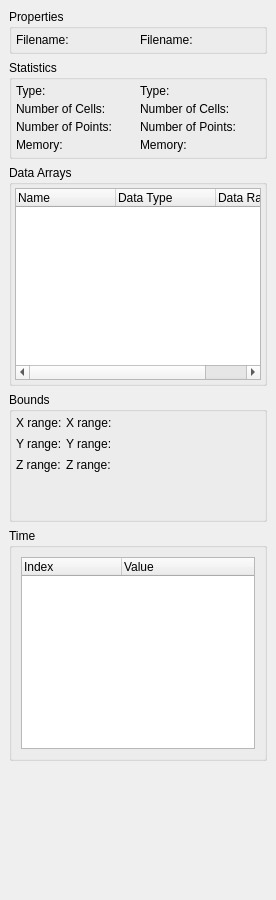
<ui version="4.0" >
 <class>pqProxyInformationWidget</class>
 <widget class="QWidget" name="pqProxyInformationWidget" >
  <property name="geometry" >
   <rect>
    <x>0</x>
    <y>0</y>
    <width>276</width>
    <height>900</height>
   </rect>
  </property>
  <property name="sizePolicy" >
   <sizepolicy>
    <hsizetype>7</hsizetype>
    <vsizetype>7</vsizetype>
    <horstretch>0</horstretch>
    <verstretch>0</verstretch>
   </sizepolicy>
  </property>
  <property name="windowTitle" >
   <string>Form</string>
  </property>
  <layout class="QVBoxLayout" >
   <property name="margin" >
    <number>9</number>
   </property>
   <property name="spacing" >
    <number>6</number>
   </property>
   <item>
    <widget class="QGroupBox" name="properties" >
     <property name="title" >
      <string>Properties</string>
     </property>
     <layout class="QGridLayout" >
      <property name="margin" >
       <number>4</number>
      </property>
      <property name="spacing" >
       <number>4</number>
      </property>
      <item row="0" column="0" >
       <widget class="QLabel" name="filenameLabel" >
        <property name="text" >
         <string>Filename:</string>
        </property>
       </widget>
      </item>
      <item row="0" column="1" >
       <widget class="QLabel" name="filename" >
        <property name="text" >
         <string>Filename:</string>
        </property>
       </widget>
      </item>
     </layout>
    </widget>
   </item>
   <item>
    <widget class="QGroupBox" name="groupBox" >
     <property name="title" >
      <string>Statistics</string>
     </property>
     <layout class="QGridLayout" >
      <property name="margin" >
       <number>4</number>
      </property>
      <property name="spacing" >
       <number>4</number>
      </property>
      <item row="3" column="1" >
       <widget class="QLabel" name="memory" >
        <property name="text" >
         <string>Memory:</string>
        </property>
       </widget>
      </item>
      <item row="2" column="1" >
       <widget class="QLabel" name="numberOfPoints" >
        <property name="text" >
         <string>Number of Points:</string>
        </property>
       </widget>
      </item>
      <item row="1" column="1" >
       <widget class="QLabel" name="numberOfCells" >
        <property name="text" >
         <string>Number of Cells:</string>
        </property>
       </widget>
      </item>
      <item row="0" column="1" >
       <widget class="QLabel" name="type" >
        <property name="text" >
         <string>Type:</string>
        </property>
       </widget>
      </item>
      <item row="3" column="0" >
       <widget class="QLabel" name="label_4" >
        <property name="text" >
         <string>Memory:</string>
        </property>
       </widget>
      </item>
      <item row="2" column="0" >
       <widget class="QLabel" name="label_3" >
        <property name="text" >
         <string>Number of Points:</string>
        </property>
       </widget>
      </item>
      <item row="1" column="0" >
       <widget class="QLabel" name="label_2" >
        <property name="text" >
         <string>Number of Cells:</string>
        </property>
       </widget>
      </item>
      <item row="0" column="0" >
       <widget class="QLabel" name="label" >
        <property name="text" >
         <string>Type:</string>
        </property>
       </widget>
      </item>
     </layout>
    </widget>
   </item>
   <item>
    <widget class="QGroupBox" name="groupBox_2" >
     <property name="title" >
      <string>Data Arrays</string>
     </property>
     <layout class="QGridLayout" >
      <property name="margin" >
       <number>3</number>
      </property>
      <property name="spacing" >
       <number>6</number>
      </property>
      <item row="0" column="0" >
       <widget class="QTreeWidget" name="dataArrays" >
        <property name="rootIsDecorated" >
         <bool>false</bool>
        </property>
        <column>
         <property name="text" >
          <string>Name</string>
         </property>
        </column>
        <column>
         <property name="text" >
          <string>Data Type</string>
         </property>
        </column>
        <column>
         <property name="text" >
          <string>Data Ranges</string>
         </property>
        </column>
       </widget>
      </item>
     </layout>
    </widget>
   </item>
   <item>
    <widget class="QGroupBox" name="groupBox_3" >
     <property name="sizePolicy" >
      <sizepolicy>
       <hsizetype>5</hsizetype>
       <vsizetype>5</vsizetype>
       <horstretch>0</horstretch>
       <verstretch>0</verstretch>
      </sizepolicy>
     </property>
     <property name="title" >
      <string>Bounds</string>
     </property>
     <layout class="QGridLayout" >
      <property name="margin" >
       <number>4</number>
      </property>
      <property name="spacing" >
       <number>4</number>
      </property>
      <item row="1" column="0" >
       <widget class="QLabel" name="label_7" >
        <property name="text" >
         <string>Y range:</string>
        </property>
       </widget>
      </item>
      <item row="0" column="1" >
       <widget class="QLabel" name="xRange" >
        <property name="text" >
         <string>X range:</string>
        </property>
       </widget>
      </item>
      <item row="0" column="0" >
       <widget class="QLabel" name="label_6" >
        <property name="text" >
         <string>X range:</string>
        </property>
       </widget>
      </item>
      <item row="1" column="1" >
       <widget class="QLabel" name="yRange" >
        <property name="text" >
         <string>Y range:</string>
        </property>
       </widget>
      </item>
      <item row="1" column="2" >
       <spacer>
        <property name="orientation" >
         <enum>Qt::Horizontal</enum>
        </property>
        <property name="sizeHint" >
         <size>
          <width>40</width>
          <height>20</height>
         </size>
        </property>
       </spacer>
      </item>
      <item row="2" column="1" >
       <widget class="QLabel" name="zRange" >
        <property name="text" >
         <string>Z range:</string>
        </property>
       </widget>
      </item>
      <item row="2" column="0" >
       <widget class="QLabel" name="label_8" >
        <property name="text" >
         <string>Z range:</string>
        </property>
       </widget>
      </item>
      <item row="3" column="1" >
       <spacer>
        <property name="orientation" >
         <enum>Qt::Vertical</enum>
        </property>
        <property name="sizeHint" >
         <size>
          <width>20</width>
          <height>0</height>
         </size>
        </property>
       </spacer>
      </item>
     </layout>
    </widget>
   </item>
   <item>
    <widget class="QGroupBox" name="groupBox_4" >
     <property name="title" >
      <string>Time</string>
     </property>
     <layout class="QVBoxLayout" >
      <property name="margin" >
       <number>9</number>
      </property>
      <property name="spacing" >
       <number>6</number>
      </property>
      <item>
       <widget class="QTreeWidget" name="timeValues" >
        <property name="columnCount" >
         <number>2</number>
        </property>
        <column>
         <property name="text" >
          <string>Index</string>
         </property>
        </column>
        <column>
         <property name="text" >
          <string>Value</string>
         </property>
        </column>
       </widget>
      </item>
     </layout>
    </widget>
   </item>
   <item>
    <spacer>
     <property name="orientation" >
      <enum>Qt::Vertical</enum>
     </property>
     <property name="sizeHint" >
      <size>
       <width>20</width>
       <height>40</height>
      </size>
     </property>
    </spacer>
   </item>
  </layout>
 </widget>
 <resources/>
 <connections/>
</ui>
